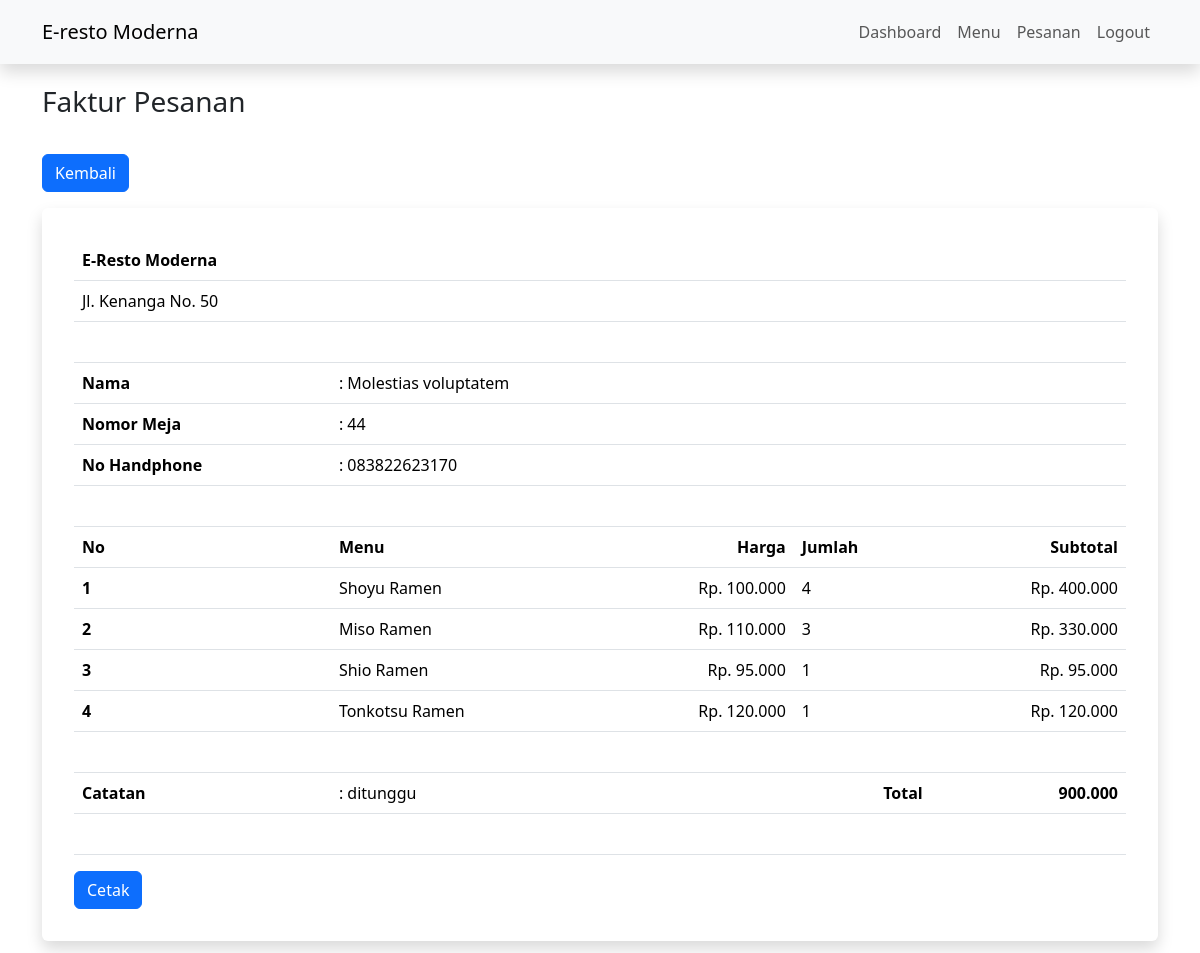
The page /admin/index.php?page=faktur&id_pesanan=1 (signed in) on the database its author committed.
### tables this page shows
CREATE TABLE `pesanan` (
  `id_pesanan` int(11) NOT NULL,
  `kode_pesanan` varchar(255) NOT NULL,
  `tanggal` timestamp NOT NULL DEFAULT current_timestamp(),
  `nama_pelanggan` varchar(255) NOT NULL,
  `no_hp` varchar(255) NOT NULL,
  `nomor_meja` varchar(255) NOT NULL,
  `total` int(11) NOT NULL,
  `keterangan` text NOT NULL,
  `kritik_saran` text NOT NULL,
  `status` varchar(255) NOT NULL
);

CREATE TABLE `detail_pesanan` (
  `id_detail_pesanan` int(11) NOT NULL,
  `id_pesanan` int(11) NOT NULL,
  `id_menu` int(11) NOT NULL,
  `jumlah` int(11) NOT NULL,
  `total_harga` int(11) NOT NULL,
  `keterangan` varchar(255) NOT NULL
);

CREATE TABLE `menu` (
  `id_menu` int(11) NOT NULL,
  `nama_menu` varchar(255) NOT NULL,
  `jenis` varchar(255) NOT NULL,
  `harga` int(11) NOT NULL,
  `keterangan` text NOT NULL,
  `gambar` varchar(255) NOT NULL,
  `status` int(11) NOT NULL
);

### function.php (called while the page is built, shortened)
<?php
function query($query)
{
    global $conn;
    $result = mysqli_query($conn, $query);
    $rows = [];
    while ($row = mysqli_fetch_assoc($result)) {
        $rows[] = $row;
    }
    return $rows;
}
function row_query($query)
{
    global $conn;
    $result = mysqli_query($conn, $query);
    return mysqli_fetch_assoc($result);
}

### admin/pesanan/faktur.php (the view)
<?php
$id_pesanan = $_GET['id_pesanan'];
$pesanan = row_query("SELECT * FROM pesanan WHERE id_pesanan = $id_pesanan");
$detail_pesanan = query("SELECT * FROM detail_pesanan JOIN menu USING(id_menu) WHERE id_pesanan = $id_pesanan");
?>
<div class="container">
    <p class="my-3 fs-3 d-print-none">
        Faktur Pesanan
    </p>
    <a href="index.php?page=pesanan" class="btn btn-primary my-3 d-print-none">Kembali</a>
    <div class="row">
        <div class="col-md-12">
            <div class="shadow p-3 rounded">
                <div class="table-responsive bg-white rounded p-3">
                    <table class="table rounded">
                        <tr>
                            <th colspan="5">E-Resto Moderna</th>
                        </tr>
                        <tr>
                            <td colspan="5">Jl. Kenanga No. 50</td>
                        </tr>
                        <tr>
                            <td colspan="5">
                                <br>
                            </td>
                        </tr>
                        <tr>
                            <th>Nama</th>
                            <td colspan="4">: <?= $pesanan['nama_pelanggan'] ?></td>
                        </tr>
                        <tr>
                            <th>Nomor Meja</th>
                            <td colspan="4">: <?= $pesanan['nomor_meja'] ?></td>
                        </tr>
                        <tr>
                            <th>No Handphone</th>
                            <td colspan="4">: <?= $pesanan['no_hp'] ?></td>
                        </tr>
                        <tr>
                            <td colspan="5">
                                <br>
                            </td>
                        </tr>
                        <tr>
                            <th>No</th>
                            <th>Menu</th>
                            <th class="text-end">Harga</th>
                            <th>Jumlah</th>
                            <th class="text-end">Subtotal</th>
                        </tr>
                        <?php $no = 1;
                        foreach ($detail_pesanan as $detail) : ?>
                            <tr>
                                <th><?= $no++ ?></th>
                                <td><?= $detail['nama_menu'] ?></td>
                                <td class="text-end"><?= "Rp. " .  number_format($detail['harga'], 0, '', '.') ?></td>
                                <td><?= $detail['jumlah'] ?></td>
                                <td class="text-end"><?= "Rp. " .  number_format($detail['total_harga'], 0, '', '.') ?></td>
                            </tr>
                        <?php endforeach ?>
                        <tr>
                            <td colspan="5">
                                <br>
                            </td>
                        </tr>
                        <tr>
                            <th>Catatan</th>
                            <td>: <?= $pesanan['keterangan'] ?></td>
                            <th class="text-end" colspan="2">Total</th>
                            <th class="text-end total"><?= number_format($pesanan['total'], 0, '', '.') ?></th>
                        </tr>
                        <tr>
                            <td colspan="5">
                                <br>
                            </td>
                        </tr>
                    </table>
                    <button class="btn btn-primary d-print-none" onclick="window.print()">Cetak</button>
                </div>
            </div>
        </div>
    </div>
</div>

### rows shown on the page
pesanan: nama_pelanggan "Molestias voluptatem", nomor_meja "44", no_hp "083822623170", keterangan "ditunggu", total "900.000"
detail_pesanan: id_menu.nama_menu "Shoyu Ramen", id_menu.harga "100.000", jumlah "4", total_harga "400.000"
detail_pesanan: id_menu.nama_menu "Miso Ramen", id_menu.harga "110.000", jumlah "3", total_harga "330.000"
detail_pesanan: id_menu.nama_menu "Shio Ramen", id_menu.harga "95.000", jumlah "1", total_harga "95.000"
detail_pesanan: id_menu.nama_menu "Tonkotsu Ramen", id_menu.harga "120.000", jumlah "1", total_harga "120.000"
